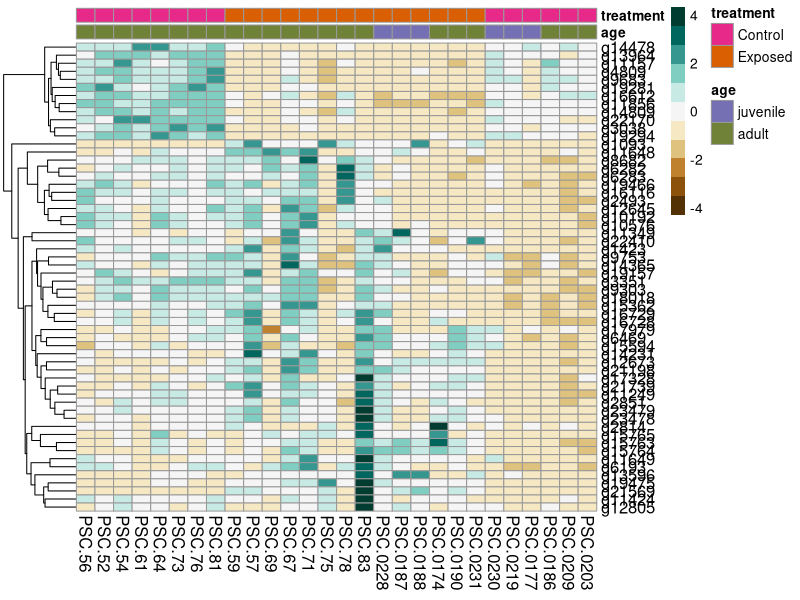
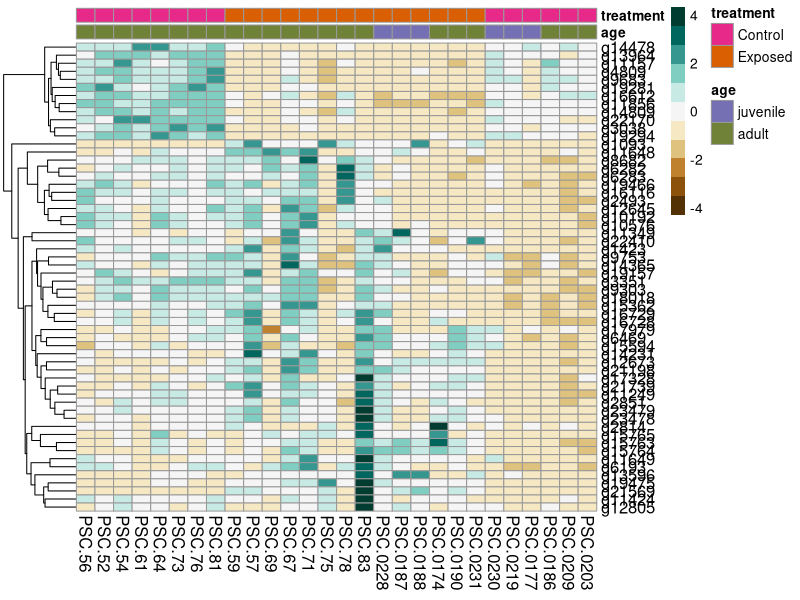
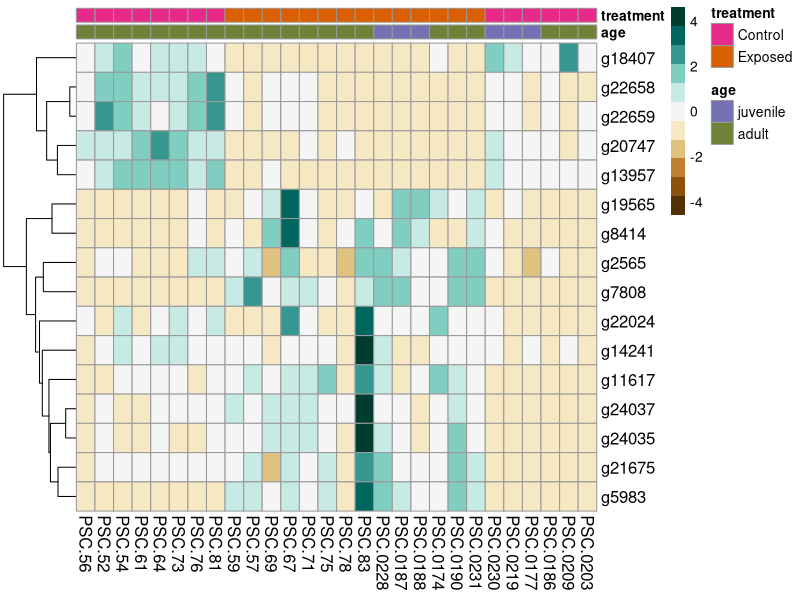
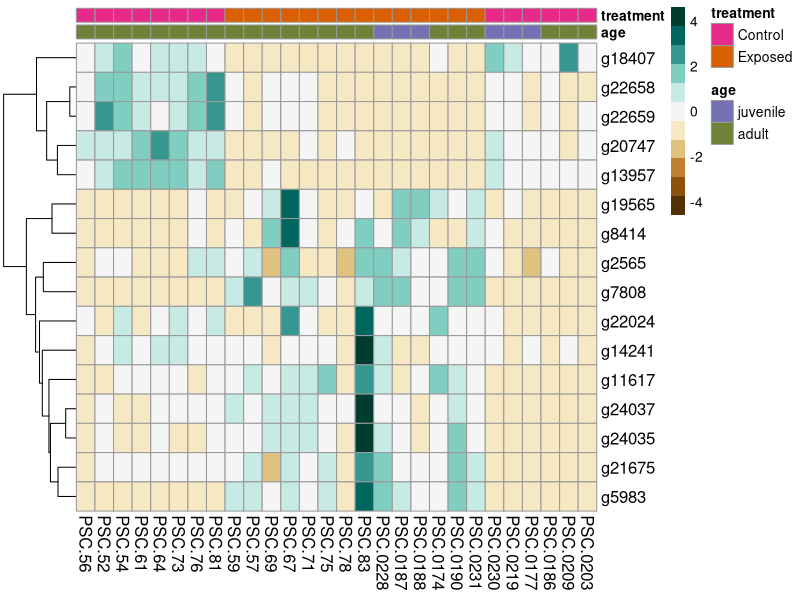

Write the R code that produced these figures, in order.
## ---- chunk 1
library(dplyr)
library(tidyverse)
library(pheatmap)
library(data.table)
library(RColorBrewer)
## ---- chunk 2
ubiqdep <- read.csv("../analyses/27-heatmaps/uniq-dep-prot-cat_genes_counts.csv")
head(ubiqdep)
## ---- chunk 3
ubiqheat <- select(ubiqdep, "gene_id", "PSC.56", "PSC.52", "PSC.54", "PSC.61","PSC.64", "PSC.73", "PSC.76", "PSC.81", "PSC.59", "PSC.57", "PSC.69", "PSC.67", "PSC.71", "PSC.75", "PSC.78", "PSC.83", "PSC.0228", "PSC.0187", "PSC.0188", "PSC.0174", "PSC.0190", "PSC.0231", "PSC.0230", "PSC.0219", "PSC.0177", "PSC.0186", "PSC.0209", "PSC.0203")
ubiqheat
## ---- chunk 4
heatmapBrBG <- RColorBrewer::brewer.pal(11, "BrBG")
## ---- chunk 5
rownames(ubiqheat) <- ubiqheat$gene_id #set gene IDs as rownames
ubiqheat <- ubiqheat[,-1] #remove redundant column
head(ubiqheat)
## ---- chunk 6
sample_col <- data.frame(age = c("adult", "adult", "adult", "adult", "adult", "adult", "adult", "adult", "adult", "adult", "adult" ,"adult", "adult", "adult", "adult", "adult", "juvenile", "juvenile", "juvenile", "adult", "adult", "adult", "juvenile", "juvenile", "juvenile", "adult", "adult", "adult"))
#add infection status info:
sample_col$treatment <- c("Control", "Control", "Control", "Control", "Control", "Control", "Control", "Control", "Exposed", "Exposed", "Exposed", "Exposed", "Exposed", "Exposed", "Exposed", "Exposed", "Exposed", "Exposed", "Exposed", "Exposed", "Exposed", "Exposed", "Control", "Control", "Control", "Control", "Control", "Control")

row.names(sample_col) <-colnames(ubiqheat)
sample_col
## ---- chunk 7
ann_colors <- list(
  age = c("juvenile" = "#7570B3", "adult" = "#708238"), 
  treatment = c("Control" = "#E7298A","Exposed" = "#D95F02")
)
## ---- chunk 8
pheatmap(ubiqheat, scale = "row", cluster_row = TRUE, cluster_cols = FALSE, clustering_distance_rows = "euclidean", clustering_method = "average", show_rownames = TRUE, show_colnames = TRUE, treeheight_col = 300, annotation_colors = ann_colors, annotation_col = sample_col, legend = TRUE, color = heatmapBrBG, fontsize_col = 12, fontsize_row = 12)

## ---- chunk 9
pdf("../analyses/27-heatmaps/ubiq-dep-prot-cat-proc-heatmap.pdf", width = 11, height = 8.5)
pheatmap(ubiqheat, scale = "row", cluster_row = TRUE, cluster_cols = FALSE, clustering_distance_rows = "euclidean", clustering_method = "average", show_rownames = TRUE, show_colnames = TRUE, treeheight_col = 300, annotation_colors = ann_colors, annotation_col = sample_col, legend = TRUE, color = heatmapBrBG, fontsize_col = 12, fontsize_row = 12)
dev.off()
## ---- chunk 10
tumor <- read.csv("../analyses/27-heatmaps/tumor-nec-fac-med-path_gene_counts.csv")
head(tumor)
## ---- chunk 11
tumorheat <- select(tumor, "gene_id", "PSC.56", "PSC.52", "PSC.54", "PSC.61","PSC.64", "PSC.73", "PSC.76", "PSC.81", "PSC.59", "PSC.57", "PSC.69", "PSC.67", "PSC.71", "PSC.75", "PSC.78", "PSC.83", "PSC.0228", "PSC.0187", "PSC.0188", "PSC.0174", "PSC.0190", "PSC.0231", "PSC.0230", "PSC.0219", "PSC.0177", "PSC.0186", "PSC.0209", "PSC.0203")
tumorheat
## ---- chunk 12
heatmapBrBG <- RColorBrewer::brewer.pal(11, "BrBG")
## ---- chunk 13
rownames(tumorheat) <- tumorheat$gene_id #set gene IDs as rownames
tumorheat <- tumorheat[,-1] #remove redundant column
head(tumorheat)
## ---- chunk 14
sample_col <- data.frame(age = c("adult", "adult", "adult", "adult", "adult", "adult", "adult", "adult", "adult", "adult", "adult" ,"adult", "adult", "adult", "adult", "adult", "juvenile", "juvenile", "juvenile", "adult", "adult", "adult", "juvenile", "juvenile", "juvenile", "adult", "adult", "adult"))
#add infection status info:
sample_col$treatment <- c("Control", "Control", "Control", "Control", "Control", "Control", "Control", "Control", "Exposed", "Exposed", "Exposed", "Exposed", "Exposed", "Exposed", "Exposed", "Exposed", "Exposed", "Exposed", "Exposed", "Exposed", "Exposed", "Exposed", "Control", "Control", "Control", "Control", "Control", "Control")

row.names(sample_col) <-colnames(tumorheat)
sample_col
## ---- chunk 15
ann_colors <- list(
  age = c("juvenile" = "#7570B3", "adult" = "#708238"), 
  treatment = c("Control" = "#E7298A","Exposed" = "#D95F02")
)
## ---- chunk 16
pheatmap(tumorheat, scale = "row", cluster_row = TRUE, cluster_cols = FALSE, clustering_distance_rows = "euclidean", clustering_method = "average", show_rownames = TRUE, show_colnames = TRUE, treeheight_col = 300, annotation_colors = ann_colors, annotation_col = sample_col, legend = TRUE, color = heatmapBrBG, fontsize_col = 12, fontsize_row = 12)

## ---- chunk 17
pdf("../analyses/27-heatmaps/tumor-nec-fact-med-sig-path-heatmap.pdf", width = 11, height = 8.5)
pheatmap(tumorheat, scale = "row", cluster_row = TRUE, cluster_cols = FALSE, clustering_distance_rows = "euclidean", clustering_method = "average", show_rownames = TRUE, show_colnames = TRUE, treeheight_col = 300, annotation_colors = ann_colors, annotation_col = sample_col, legend = TRUE, color = heatmapBrBG, fontsize_col = 12, fontsize_row = 12)
dev.off()
